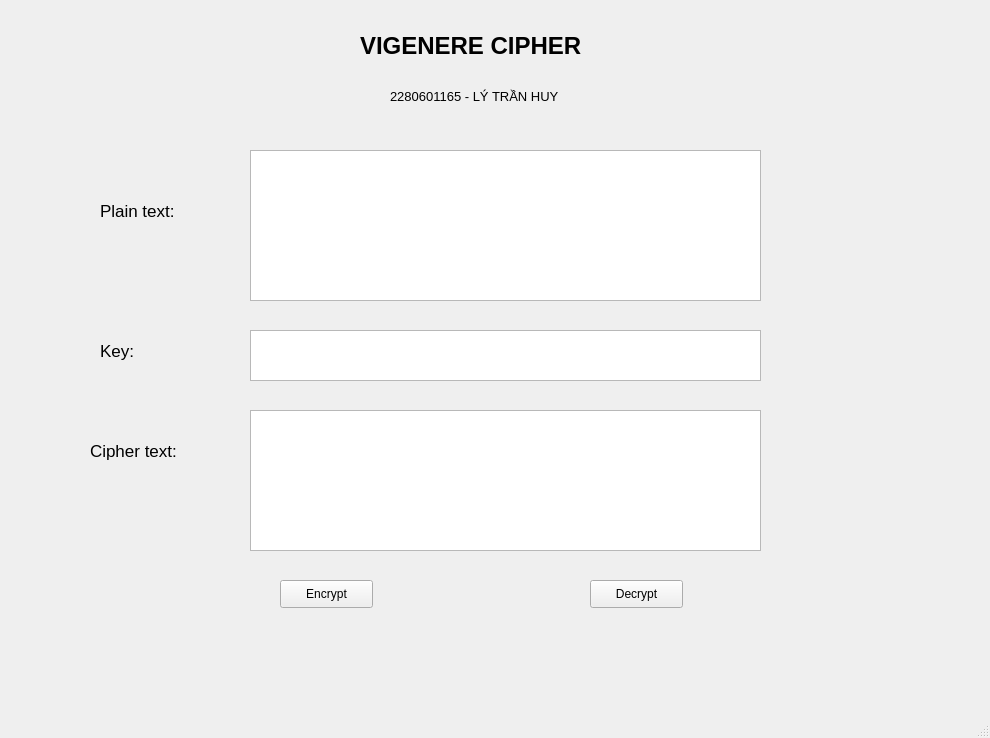
<?xml version="1.0" encoding="UTF-8"?>
<ui version="4.0">
 <class>Vigenere</class>
 <widget class="QMainWindow" name="Vigenere">
  <property name="geometry">
   <rect>
    <x>0</x>
    <y>0</y>
    <width>990</width>
    <height>738</height>
   </rect>
  </property>
  <property name="windowTitle">
   <string>MainWindow</string>
  </property>
  <widget class="QWidget" name="centralwidget">
   <widget class="QTextEdit" name="textBrowser_2">
    <property name="geometry">
     <rect>
      <x>250</x>
      <y>330</y>
      <width>511</width>
      <height>51</height>
     </rect>
    </property>
   </widget>
   <widget class="QTextEdit" name="textBrowser_3">
    <property name="geometry">
     <rect>
      <x>250</x>
      <y>410</y>
      <width>511</width>
      <height>141</height>
     </rect>
    </property>
   </widget>
   <widget class="QPushButton" name="pushButton_2">
    <property name="geometry">
     <rect>
      <x>590</x>
      <y>580</y>
      <width>93</width>
      <height>28</height>
     </rect>
    </property>
    <property name="text">
     <string>Decrypt</string>
    </property>
   </widget>
   <widget class="QLabel" name="label_4">
    <property name="geometry">
     <rect>
      <x>100</x>
      <y>340</y>
      <width>55</width>
      <height>21</height>
     </rect>
    </property>
    <property name="font">
     <font>
      <pointsize>13</pointsize>
     </font>
    </property>
    <property name="text">
     <string>Key:</string>
    </property>
   </widget>
   <widget class="QTextEdit" name="textBrowser">
    <property name="geometry">
     <rect>
      <x>250</x>
      <y>150</y>
      <width>511</width>
      <height>151</height>
     </rect>
    </property>
   </widget>
   <widget class="QLabel" name="label_2">
    <property name="geometry">
     <rect>
      <x>390</x>
      <y>86</y>
      <width>231</width>
      <height>20</height>
     </rect>
    </property>
    <property name="font">
     <font>
      <pointsize>10</pointsize>
     </font>
    </property>
    <property name="text">
     <string>2280601165 - LÝ TRẦN HUY</string>
    </property>
   </widget>
   <widget class="QPushButton" name="pushButton">
    <property name="geometry">
     <rect>
      <x>280</x>
      <y>580</y>
      <width>93</width>
      <height>28</height>
     </rect>
    </property>
    <property name="text">
     <string>Encrypt</string>
    </property>
   </widget>
   <widget class="QLabel" name="label_3">
    <property name="geometry">
     <rect>
      <x>100</x>
      <y>200</y>
      <width>111</width>
      <height>21</height>
     </rect>
    </property>
    <property name="font">
     <font>
      <pointsize>13</pointsize>
     </font>
    </property>
    <property name="text">
     <string>Plain text:</string>
    </property>
   </widget>
   <widget class="QLabel" name="label_5">
    <property name="geometry">
     <rect>
      <x>90</x>
      <y>440</y>
      <width>121</width>
      <height>21</height>
     </rect>
    </property>
    <property name="font">
     <font>
      <pointsize>13</pointsize>
     </font>
    </property>
    <property name="text">
     <string>Cipher text:</string>
    </property>
   </widget>
   <widget class="QLabel" name="label">
    <property name="geometry">
     <rect>
      <x>360</x>
      <y>30</y>
      <width>261</width>
      <height>31</height>
     </rect>
    </property>
    <property name="font">
     <font>
      <pointsize>18</pointsize>
      <weight>75</weight>
      <bold>true</bold>
     </font>
    </property>
    <property name="text">
     <string>VIGENERE CIPHER</string>
    </property>
   </widget>
  </widget>
  <widget class="QMenuBar" name="menubar">
   <property name="geometry">
    <rect>
     <x>0</x>
     <y>0</y>
     <width>990</width>
     <height>26</height>
    </rect>
   </property>
  </widget>
  <widget class="QStatusBar" name="statusbar"/>
 </widget>
 <resources/>
 <connections/>
</ui>
